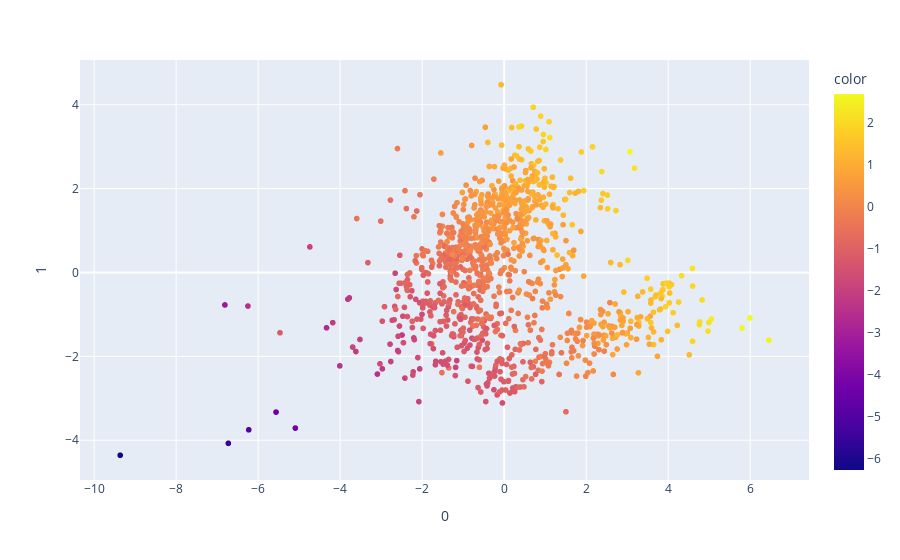

This figure's notebook cell:
### Code cell
import plotly.express as px

fig = px.scatter(principal_components, x=0, y=1, color=final_df['Wwi'])
fig.show()

### Figure 1 — Plotly figure (JSON) as saved in the notebook; plotly's stock layout.template omitted (floating-point values rounded to 4 significant figures; data arrays with more than 128 entries replaced by an {"elided": "..."} marker saying what was removed)
{"data": [{"hovertemplate": "0=%{x}<br>1=%{y}<br>color=%{marker.color}<extra></extra>", "legendgroup": "", "marker": {"color": {"elided": "1108 float values"}, "coloraxis": "coloraxis", "symbol": "circle"}, "mode": "markers", "name": "", "showlegend": false, "type": "scattergl", "x": {"elided": "1108 float values"}, "xaxis": "x", "y": {"elided": "1108 float values"}, "yaxis": "y"}], "layout": {"coloraxis": {"colorbar": {"title": {"text": "color"}}, "colorscale": [[0, "#0d0887"], [0.1111, "#46039f"], [0.2222, "#7201a8"], [0.3333, "#9c179e"], [0.4444, "#bd3786"], [0.5556, "#d8576b"], [0.6667, "#ed7953"], [0.7778, "#fb9f3a"], [0.8889, "#fdca26"], [1, "#f0f921"]]}, "legend": {"tracegroupgap": 0}, "margin": {"t": 60}, "xaxis": {"anchor": "y", "domain": [0, 1], "title": {"text": "0"}}, "yaxis": {"anchor": "x", "domain": [0, 1], "title": {"text": "1"}}}}
